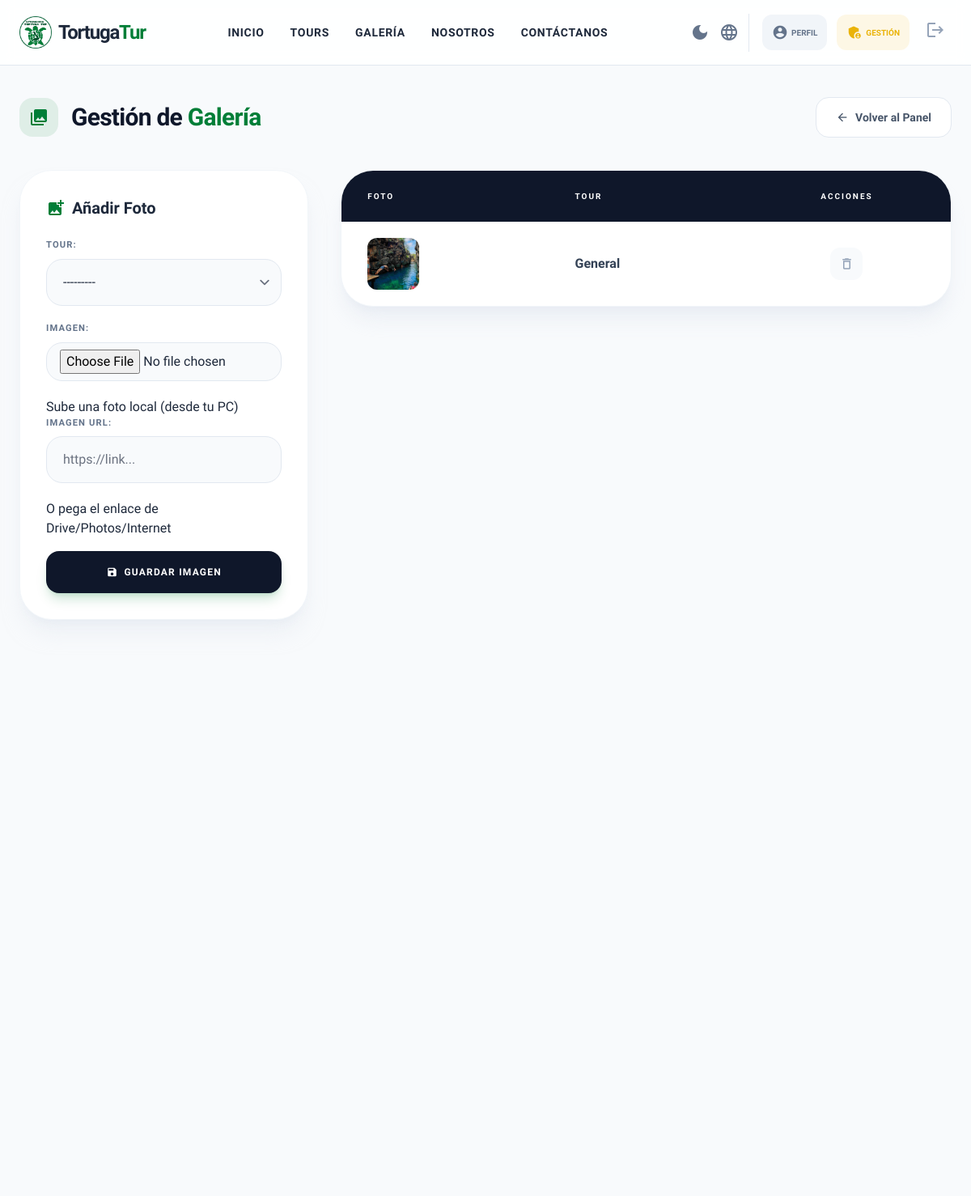
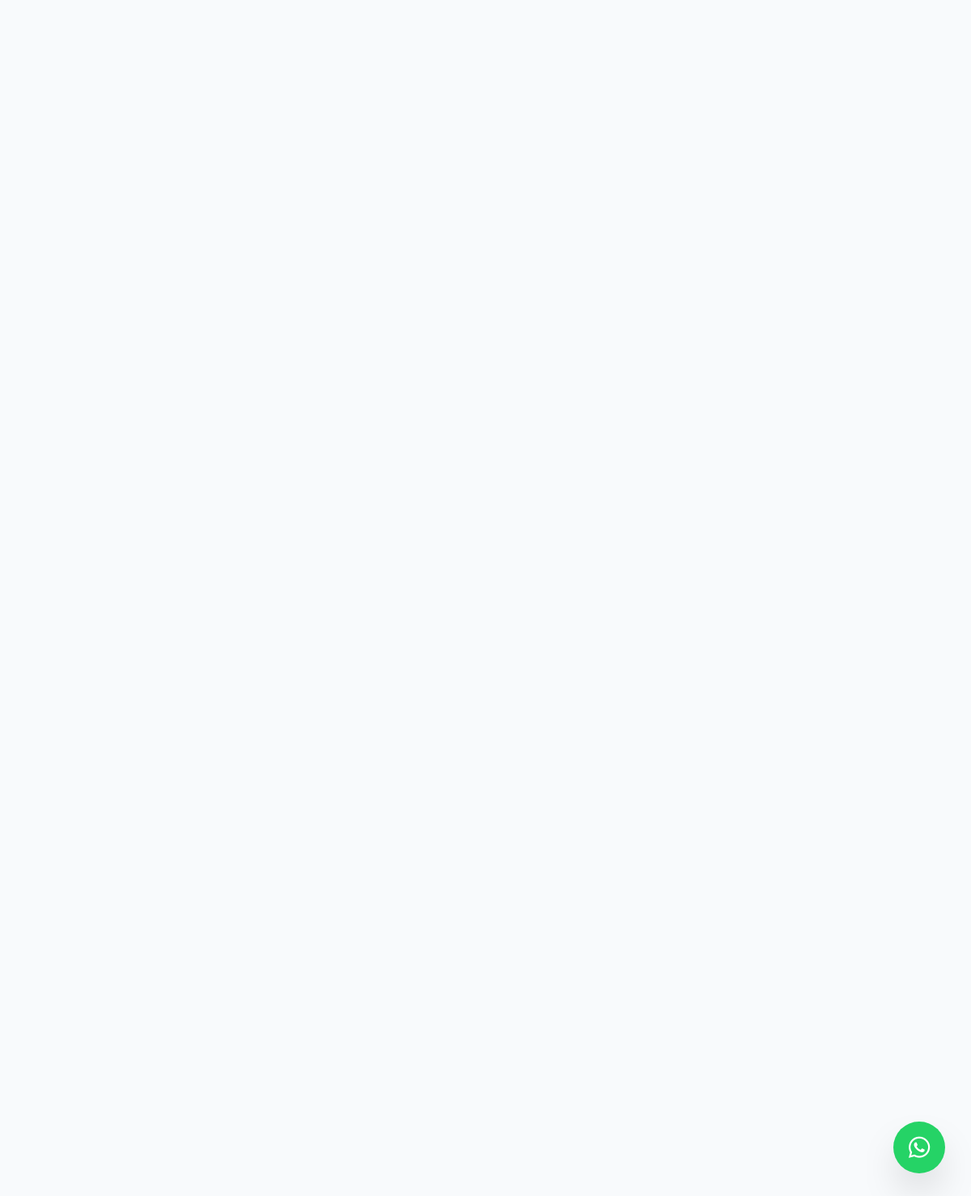
The app's page /panel/galeria/ (signed in) with its own data (2 pictures, top to bottom).
### core/models.py (models this page shows, shortened)
class Galeria(models.Model):
    tour = models.ForeignKey(Tour, on_delete=models.CASCADE, related_name='fotos', null=True, blank=True)
    imagen = models.ImageField(upload_to='galeria_tours/', blank=True, null=True, help_text="Sube una foto local (desde tu PC)")
    imagen_url = models.URLField(max_length=500, blank=True, null=True, help_text="O pega el enlace de Drive/Photos/Internet")
    fecha_agregada = models.DateTimeField(auto_now_add=True)
    def obtener_imagen_url(self):
        if self.imagen:
            return self.imagen.url

### core/views.py (the view)
# urls.py: path("panel/galeria/", views.panel_galeria, name="panel_galeria"),
@login_required
@user_passes_test(es_admin)
def panel_galeria(request):
    from .models import Galeria
    from .forms import GaleriaForm
    fotos_list = Galeria.objects.all().order_by('-id')
    if request.method == 'POST':
        form = GaleriaForm(request.POST, request.FILES)
        if form.is_valid():
            form.save()
            messages.success(request, "¡Imagen agregada a la galería con éxito!")
            return redirect('panel_galeria')
        else:
            messages.error(request, "Error al subir la imagen. Verifica los datos.")
    else:
        form = GaleriaForm()
    return render(request, 'core/panel/galeria.html', {
        'fotos': fotos_list,
        'form': form
    })

### core/forms.py
class GaleriaForm(forms.ModelForm):
    class Meta:
        model = Galeria
        fields = ['tour', 'imagen', 'imagen_url']
        widgets = {
            'tour': forms.Select(attrs={'class': 'w-full p-3 border border-slate-200 rounded-xl outline-none focus:border-primary'}),
            'imagen': forms.ClearableFileInput(attrs={'class': 'w-full p-3 border border-slate-200 rounded-xl outline-none focus:border-primary'}),
            'imagen_url': forms.URLInput(attrs={'class': 'w-full p-3 border border-slate-200 rounded-xl outline-none focus:border-primary', 'placeholder': 'https://link...'}),
        }

### core/context_processors.py (called while the page is built)
def whatsapp_number(request):
    return {"WHATSAPP_NUMBER": getattr(settings, "WHATSAPP_NUMBER", "")}

### core/models.py (called while the page is built)
    def __str__(self):
        return f"{self.nombre} - {self.destino.nombre}"

### core/views.py (called while the page is built)
def es_admin(user):
    return user.is_staff or user.is_superuser

### core/templates/core/panel/galeria.html (shortened to what this page needs)
{% extends "core/base.html" %}
{% block content %}
<div class="max-w-7xl mx-auto px-6 py-10 bg-slate-50 min-h-screen">
    <div class="flex flex-col md:flex-row md:items-center justify-between gap-4 mb-10">
        <div class="flex items-center gap-4">
            <div class="w-12 h-12 bg-primary/10 rounded-2xl flex items-center justify-center text-primary">
                <span class="material-icons">photo_library</span>
            </div>
            <h1 class="text-3xl font-black text-slate-900 tracking-tight">Gestión de <span
                    class="text-primary">Galería</span></h1>
        </div>
        <a href="{% url 'panel_admin' %}"
            class="inline-flex items-center gap-2 px-6 py-3 rounded-2xl bg-white border border-slate-200 text-slate-600 hover:text-primary hover:border-primary/30 hover:shadow-lg hover:shadow-primary/5 transition-all duration-300 font-bold text-sm">
            <span class="material-icons text-base">arrow_back</span>
            Volver al Panel
        </a>
    </div>
    <div class="grid grid-cols-1 lg:grid-cols-3 gap-10">
        <div class="lg:col-span-1">
            <div
                class="bg-white p-8 rounded-[2.5rem] shadow-xl shadow-slate-200/50 border border-slate-100 sticky top-10">
                <h2 class="text-xl font-black text-slate-800 mb-6 flex items-center gap-2">
                    <span class="material-icons text-primary">add_photo_alternate</span>
                    Añadir Foto
                </h2>
                <form method="post" enctype="multipart/form-data" class="space-y-4">
                    <div class="django-form-container">
                        {{ form.as_p }}
                    </div>
                    <button type="submit"
                        class="w-full bg-slate-900 text-white font-black px-6 py-4 rounded-2xl mt-4 hover:bg-primary transition-all active:scale-95 shadow-lg shadow-primary/20 flex items-center justify-center gap-2 uppercase text-xs tracking-widest">
                        <span class="material-icons text-sm">save</span> Guardar Imagen
                    </button>
                </form>
            </div>
        </div>
        <div class="lg:col-span-2">
            <div
                class="bg-white rounded-[2.5rem] shadow-xl shadow-slate-200/60 border border-slate-100 overflow-hidden">
                <table class="w-full text-left border-collapse">
                    <thead class="bg-slate-900 text-white text-[10px] uppercase tracking-[0.2em]">
                        <tr>
                            <th class="px-8 py-6">Foto</th>
                            <th class="px-8 py-6">Tour</th>
                            <th class="px-8 py-6 text-center">Acciones</th>
                        </tr>
                    </thead>
                    <tbody class="divide-y divide-slate-50">
                        {% for foto in fotos %}
                        <tr class="group hover:bg-slate-50/80 transition-all duration-300">
                            <td class="px-8 py-5">
                                <img src="{{ foto.obtener_imagen_url }}"
                                    class="w-16 h-16 object-cover rounded-xl shadow-sm" alt="Foto">
                            </td>
                            <td class="px-8 py-5">
                                <div class="font-bold text-slate-700">{{ foto.tour.nombre|default:"General" }}</div>
                            </td>
                            <td class="px-8 py-5">
                                <div class="flex items-center justify-center gap-3">
                                    <form action="{% url 'eliminar_galeria' foto.id %}" method="post"
                                        onsubmit="return confirmDelete()" class="inline">
                                        <button type="submit"
                                            class="w-10 h-10 flex items-center justify-center rounded-xl bg-slate-50 text-slate-400 hover:bg-red-50 hover:text-red-500 transition-all"
                                            title="Eliminar">
                                            <span class="material-icons text-lg">delete_outline</span>
                                        </button>
                                    </form>
                                </div>
                            </td>
                        </tr>
                        {% endfor %}
                    </tbody>
                </table>
            </div>
        </div>
    </div>
</div>
{% endblock %}

### core/templates/core/panel/galeria.html (style rules this page uses)
.django-form-container p label { display: block; font-size: 0.7rem; font-weight: 900; text-transform: uppercase; color: #64748b; margin-bottom: 0.5rem; letter-spacing: 0.1em; }
.django-form-container p input, .django-form-container p select, .django-form-container p textarea { width: 100%; padding: 1rem 1.25rem; border-radius: 1.25rem; border: 1px solid #e2e8f0; background-color: #f8fafc; outline: none; transition: all 0.3s; margin-bottom: 1.25rem; font-weight: 500; color: #1e293b; }
.django-form-container p input[type=file] { padding: 0.5rem 1rem; }

### core/templates/core/base.html (style rules this page uses)
html { top: 0 !important; margin-top: 0 !important; }
body { top: 0px !important; margin-top: 0 !important; position: static !important; }

### records on screen
Galeria: obtener_imagen_url (picture), tour.nombre "General"
